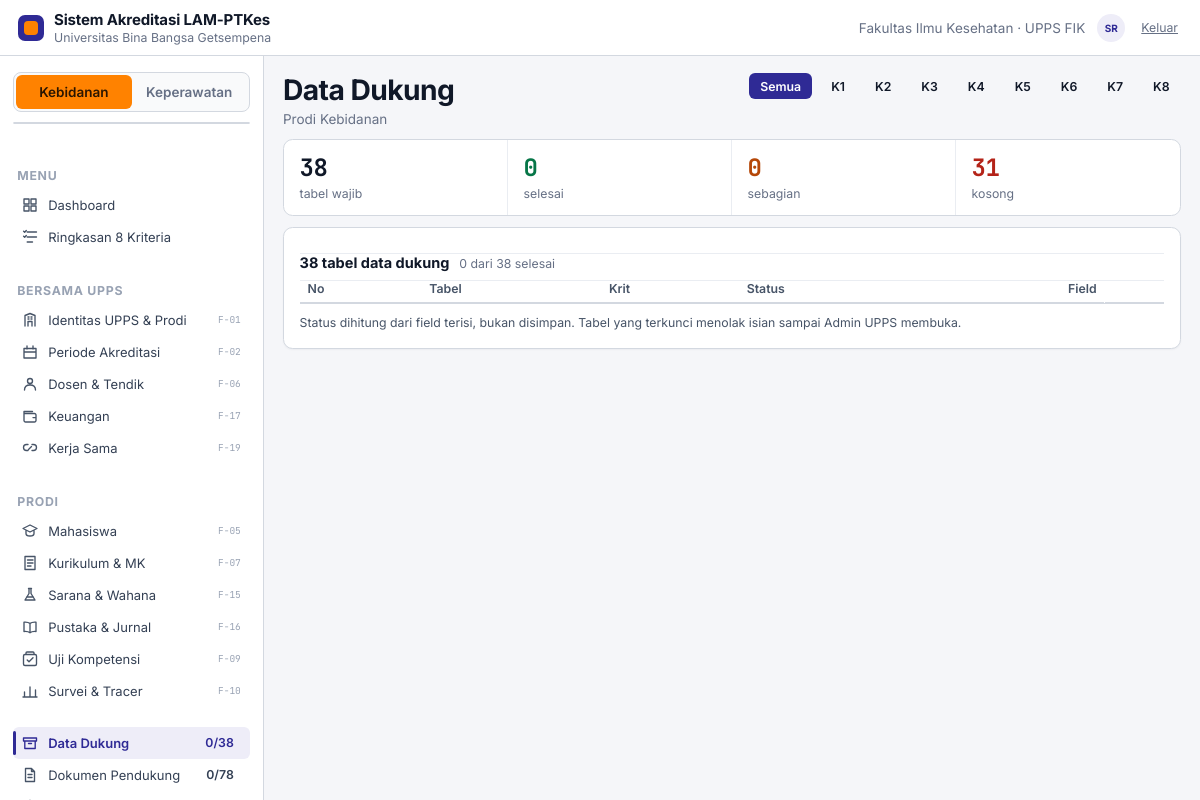
Screenshot of /modul/datadukung/index.php (signed in) with the database file from the repository.
### tables this page shows
CREATE TABLE pengguna (
  id            INT UNSIGNED NOT NULL AUTO_INCREMENT,
  email         VARCHAR(160) NOT NULL,                
  nama          VARCHAR(160) NOT NULL,
  sandi         VARCHAR(255) NULL,                    
  peran_kode    VARCHAR(32) NOT NULL,
  prodi_id      INT UNSIGNED NULL,                    
  aktif         TINYINT(1) NOT NULL DEFAULT 1,
  dibuat        DATETIME NOT NULL DEFAULT CURRENT_TIMESTAMP,
  masuk_terakhir DATETIME NULL,
  PRIMARY KEY (id),
  UNIQUE KEY uq_pengguna_email (email),
  CONSTRAINT fk_pengguna_peran FOREIGN KEY (peran_kode) REFERENCES peran(kode),
  CONSTRAINT fk_pengguna_prodi FOREIGN KEY (prodi_id) REFERENCES prodi(id)
);

CREATE TABLE prodi (
  id                     INT UNSIGNED NOT NULL AUTO_INCREMENT,
  upps_id                INT UNSIGNED NOT NULL,
  nama_ps                VARCHAR(120) NOT NULL,
  jenjang                ENUM('D-III','Sarjana','Profesi','Sarjana Terapan','Magister','Spesialis') NOT NULL,
  bidang                 VARCHAR(80)  NOT NULL,
  punya_tahap_profesi    TINYINT(1)   NOT NULL DEFAULT 0,
  nama_profesi_lulusan   VARCHAR(80)  NULL,
  lama_studi_semester    TINYINT UNSIGNED NULL,
  nama_uji_kompetensi    VARCHAR(120) NULL,
  peringkat_akreditasi   VARCHAR(40)  NULL,
  tgl_akreditasi         DATE NULL,
  tgl_berakhir_akreditasi DATE NULL,
  aktif                  TINYINT(1) NOT NULL DEFAULT 1,
  dibuat                 DATETIME NOT NULL DEFAULT CURRENT_TIMESTAMP,
  diubah                 DATETIME NOT NULL DEFAULT CURRENT_TIMESTAMP ON UPDATE CURRENT_TIMESTAMP,
  PRIMARY KEY (id),
  UNIQUE KEY uq_prodi_nama (upps_id, nama_ps),
  CONSTRAINT fk_prodi_upps FOREIGN KEY (upps_id) REFERENCES upps(id)
);

CREATE TABLE IF NOT EXISTS kriteria (
  kode       CHAR(2) NOT NULL,
  nama       VARCHAR(160) NOT NULL,
  PRIMARY KEY (kode)
);

### web/system/view.php (called while the page is built, shortened)
<?php
require_once __DIR__ . '/auth.php';
function e(mixed $v): string
{
    return htmlspecialchars((string) $v, ENT_QUOTES | ENT_SUBSTITUTE, 'UTF-8');
}

### web/system/db.php (called while the page is built, shortened)
<?php
function db(): PDO
{
    static $pdo = null;
    if ($pdo instanceof PDO) {
        return $pdo;
    }
    $dsn = sprintf('mysql:host=%s;port=%s;dbname=%s;charset=utf8mb4',
        DB_HOST, defined('DB_PORT') ? DB_PORT : '3306', DB_NAME);
    try {
        $pdo = new PDO($dsn, DB_USER, DB_PASS, [
            PDO::ATTR_ERRMODE            => PDO::ERRMODE_EXCEPTION,
            PDO::ATTR_DEFAULT_FETCH_MODE => PDO::FETCH_ASSOC,
            PDO::ATTR_EMULATE_PREPARES   => false,
            PDO::ATTR_STRINGIFY_FETCHES  => false,
        ]);
    } catch (PDOException $e) {
        if (DEBUG) {
            throw $e;
        }
        http_response_code(500);
        exit('Koneksi database gagal. Hubungi pengelola sistem.');
    }
    return $pdo;
}
function q(string $sql, array $param = []): array
{
    $st = db()->prepare($sql);
    $st->execute($param);
    return $st->fetchAll();
}
function q1(string $sql, array $param = []): ?array
{
    $st = db()->prepare($sql);
    $st->execute($param);
    $r = $st->fetch();
    return $r === false ? null : $r;
}
function qv(string $sql, array $param = [], mixed $bawaan = null): mixed
{
    $st = db()->prepare($sql);
    $st->execute($param);
    $v = $st->fetchColumn();
    return $v === false ? $bawaan : $v;
}

### web/system/rekap.php (called while the page is built, shortened)
<?php
require_once __DIR__ . '/db.php';
function status_satu_tabel(string $tabelKode, int $prodiId, int $periodeId): array
{
    $info = q1('SELECT kode, khusus_profesi, varian FROM tabel_dukung WHERE kode = ?', [$tabelKode]);
    $berlaku = berlaku_untuk_prodi($tabelKode, $prodiId);
    $total = (int) qv('SELECT COUNT(*) FROM spec_field WHERE tabel_kode = ? AND asal = "Input"',
        [$tabelKode], 0);
    $terisi = (int) qv(
        'SELECT COUNT(*) FROM sel s
         JOIN baris_tabel b ON b.id = s.baris_id
         JOIN spec_field f ON f.tabel_kode = b.tabel_kode AND f.kunci = s.field_kunci
         WHERE b.tabel_kode = ? AND b.prodi_id = ? AND b.periode_id = ?
           AND f.asal = "Input"
           AND (s.nilai_angka IS NOT NULL OR (s.nilai_teks IS NOT NULL AND s.nilai_teks <> ""))',
        [$tabelKode, $prodiId, $periodeId], 0);
    $kunci = q1(
        'SELECT COUNT(*) AS n, MAX(dikunci_oleh IS NOT NULL) AS dikunci
         FROM baris_tabel WHERE tabel_kode = ? AND prodi_id = ? AND periode_id = ?',
        [$tabelKode, $prodiId, $periodeId]);
    $adaBaris = (int) ($kunci['n'] ?? 0);
    $dikunci = $adaBaris > 0 && (int) ($kunci['dikunci'] ?? 0) === 1;
    $hanyaHitung = ($total === 0) || (($info['varian'] ?? '') === 'hitung');
    if ($hanyaHitung) {
        $status = $adaBaris > 0 ? 'lengkap' : 'hitung';
    } elseif ($adaBaris === 0) {
        $status = 'kosong';
    } elseif ($total === 0) {
        $status = 'lengkap';
    } elseif ($terisi >= $total) {
        $status = 'lengkap';
    } elseif ($terisi === 0) {
        $status = 'kosong';
    } else {
        $status = 'sebagian';
    }
    return [
        'status' => $status, 'terisi' => $terisi, 'total' => $total,
        'hanya_hitung' => $hanyaHitung,
        'dikunci' => $dikunci, 'berlaku' => $berlaku, 'baris' => $adaBaris,
    ];
}
function berlaku_untuk_prodi(string $tabelKode, int $prodiId): bool
{
    $khusus = (int) qv('SELECT khusus_profesi FROM tabel_dukung WHERE kode = ?', [$tabelKode], 0);
    if (!$khusus) {
        return true;
    }
    return (int) qv('SELECT punya_tahap_profesi FROM prodi WHERE id = ?', [$prodiId], 0) === 1;
}
function rekap_semua_tabel(int $prodiId, int $periodeId): array
{
    $daftar = q('SELECT kode, nomor, judul, kriteria, khusus_profesi
                 FROM tabel_dukung ORDER BY nomor');
    foreach ($daftar as &$t) {
        $t += status_satu_tabel($t['kode'], $prodiId, $periodeId);
    }
    return $daftar;
}
function rekap_ringkas(int $prodiId, int $periodeId): array
{
    $semua = rekap_semua_tabel($prodiId, $periodeId);
    $wajib = array_filter($semua, fn($t) => $t['status'] !== 'na');
    $hitung = ['lengkap' => 0, 'terkunci' => 0, 'sebagian' => 0, 'kosong' => 0, 'hitung' => 0];
    foreach ($wajib as $t) {
        $hitung[$t['status']] = ($hitung[$t['status']] ?? 0) + 1;
    }
    $selesai = $hitung['lengkap'] + $hitung['terkunci'];
    return [
        'total'    => count($semua),
        'wajib'    => count($wajib),
        'na'       => count($semua) - count($wajib),
        'lengkap'  => $hitung['lengkap'],
        'terkunci' => $hitung['terkunci'],
        'sebagian' => $hitung['sebagian'],
        'kosong'   => $hitung['kosong'],
        'hitung'   => $hitung['hitung'],
        'selesai'  => $selesai,
        'belum'    => count($wajib) - $selesai,
    ];
}
function periode_aktif(int $prodiId): ?array
{
    return q1('SELECT * FROM periode WHERE prodi_id = ? AND aktif = 1
               ORDER BY tahun_ts DESC LIMIT 1', [$prodiId]);
}
function semua_kriteria(): array
{
    return q('SELECT kode, nama FROM kriteria ORDER BY kode');
}

### web/system/auth.php (called while the page is built, shortened)
<?php
require_once __DIR__ . '/db.php';
function pengguna(): ?array
{
    static $cache = false;
    if ($cache !== false) {
        return $cache;
    }
    $id = $_SESSION['pengguna_id'] ?? null;
    $r = q1('SELECT p.*, pr.nama_ps AS prodi_nama
             FROM pengguna p LEFT JOIN prodi pr ON pr.id = p.prodi_id
             WHERE p.id = ? AND p.aktif = 1', [$id]);
    return $cache = $r ?: null;
}
function prodi_aktif(): ?int
{
    $u = pengguna();
    if (!empty($u['prodi_id'])) {
        return (int) $u['prodi_id'];
    }
    $pertama = qv('SELECT id FROM prodi WHERE aktif = 1 ORDER BY id LIMIT 1', [], null);
    return $pertama !== null ? (int) $pertama : null;
}
function akses(string $aksi, ?array $u = null): int
{
    $u ??= pengguna();
    return (int) qv('SELECT akses FROM izin WHERE peran_kode = ? AND aksi_kode = ?',
        [$u['peran_kode'], $aksi], 0);
}
function boleh(string $aksi): bool
{
    return akses($aksi) === 1;
}

### web/modul/datadukung/index.php (the view, shortened to what this page needs)
<?php
require_once dirname(__DIR__, 2) . '/system/layout.php';
require_once dirname(__DIR__, 2) . '/tampilan/kerangka/komponen.php';
$p = prodi_aktif();
$per = $p ? periode_aktif($p) : null;
$filter = (string) ($_GET['k'] ?? '');
$semua = rekap_semua_tabel($p, (int) $per['id']);
$ringkas = rekap_ringkas($p, (int) $per['id']);
$baris = [];
foreach ($semua as $t) {
    $aksi = '';
    if ($t['status'] === 'terkunci') {
        $aksi = '<span class="lnk muted">Terkunci</span>';
    } else {
        $aksi = '<a class="lnk" href="' . e(BASE_URL) . 'index.php?m=tabel&amp;a=lihat&amp;t='
            . e($t['kode']) . '">' . ($t['terisi'] > 0 ? 'Buka' : 'Isi') . ' →</a>';
    }
    $baris[] = [
        '<span class="num strong">T-' . e($t['kode']) . '</span>',
        '<span>' . e($t['judul']) . '</span>',
        '<span class="kc-kode">' . e($t['kriteria']) . '</span>',
        badge_status($t['status']),
        '<span class="num">' . $t['terisi'] . '/' . $t['total'] . '</span>',
        $aksi,
    ];
}
$saring = '<div class="actions">';
$saring .= '<a class="btn btn-sm' . ($filter === '' ? ' btn-primary' : '') . '" href="'
    . e(BASE_URL) . 'index.php?m=datadukung">Semua</a>';
foreach (semua_kriteria() as $k) {
    $saring .= '<a class="btn btn-sm' . ($filter === $k['kode'] ? ' btn-primary' : '') . '" href="'
        . e(BASE_URL) . 'index.php?m=datadukung&amp;k=' . e($k['kode']) . '">' . e($k['kode']) . '</a>';
}
$saring .= '</div>';
$isi = strip([
    [e((string) $ringkas['wajib']), 'tabel wajib', ''],
    [e((string) $ringkas['selesai']), 'selesai', 'ok'],
    [e((string) $ringkas['sebagian']), 'sebagian', 'warn'],
    [e((string) $ringkas['kosong']), 'kosong', 'bad'],
]);
$isi .= kartu('',
    cardHead('38 tabel data dukung', $ringkas['selesai'] . ' dari ' . $ringkas['wajib'] . ' selesai')
    . tabel_html(
        [['No', ''], ['Tabel', ''], ['Krit', ''], ['Status', ''], ['Field', 'r'], ['', 'r']],
        $baris
    )
    . '<p class="foot-note">Status dihitung dari field terisi, bukan disimpan. '
    . 'Tabel yang terkunci menolak isian sampai Admin UPPS membuka.</p>'
);
render('Data Dukung', $isi, ['aktif' => 'datadukung', 'aksi' => $saring,
    'sub' => 'Prodi ' . ($p ? qv('SELECT nama_ps FROM prodi WHERE id = ?', [$p], '') : '')]);

### web/system/layout.php (shortened to what this page needs)
<?php
require_once __DIR__ . '/view.php';
require_once __DIR__ . '/rekap.php';
require_once dirname(__DIR__) . '/assets/ikon.php';
function nav_items(): array
{
    $items = [
        ['kelompok' => 'MENU', 'baris' => [
            ['dashboard', 'Dashboard', null, 'dashboard'],
            ['ringkasan', 'Ringkasan 8 Kriteria', null, 'summary'],
        ]],
        ['kelompok' => 'BERSAMA UPPS', 'baris' => [
            ['identitas', 'Identitas UPPS & Prodi', 'F-01', 'identity'],
            ['periode', 'Periode Akreditasi', 'F-02', 'period'],
            ['dosen', 'Dosen & Tendik', 'F-06', 'lecturer'],
            ['keuangan', 'Keuangan', 'F-17', 'finance'],
            ['kerjasama', 'Kerja Sama', 'F-19', 'partner'],
        ]],
        ['kelompok' => 'PRODI', 'baris' => [
            ['mahasiswa', 'Mahasiswa', 'F-05', 'student'],
            ['kurikulum', 'Kurikulum & MK', 'F-07', 'curriculum'],
            ['sarana', 'Sarana & Wahana', 'F-15', 'facility'],
            ['pustaka', 'Pustaka & Jurnal', 'F-16', 'library'],
            ['uji', 'Uji Kompetensi', 'F-09', 'competency'],
            ['survei', 'Survei & Tracer', 'F-10', 'survey'],
        ]],
    ];
    if (boleh('KELOLA_PENGGUNA')) {
        $items[1]['baris'][] = ['pengguna', 'Pengguna & Hak Akses', 'F-22', 'access'];
    }
    $items[] = ['kelompok' => null, 'baris' => [
        ['datadukung', 'Data Dukung', null, 'archive', rekap_tabel_badge()],
        ['dokumen', 'Dokumen Pendukung', null, 'document', rekap_dokumen_badge()],
        ['konsistensi', 'Konsistensi', null, 'consistency', konsistensi_badge()],
    ]];
    return $items;
}
function render(string $judul, string $isi, array $opsi = []): void
{
    $aktif = $opsi['aktif'] ?? '';
    $sub = $opsi['sub'] ?? '';
    $aksi = $opsi['aksi'] ?? '';
    $U = pengguna();
    $nav = nav_items();
    ?><!DOCTYPE html>
<html lang="id">
<head>
<link rel="stylesheet" href="<?= e(BASE_URL) ?>assets/css/app.css?v=1">
<link rel="stylesheet" href="<?= e(BASE_URL) ?>assets/css/anim.css?v=1">
</head>
<body>
<header class="topbar">
  <div class="brand">
    <div class="brand-mark"></div>
    <div class="brand-text">
      <div class="brand-name">Sistem Akreditasi LAM-PTKes</div>
      <div class="brand-sub">Universitas Bina Bangsa Getsempena</div>
    </div>
  </div>
  <div class="topbar-right">
    <span class="topbar-ctx">Fakultas Ilmu Kesehatan · UPPS FIK</span>
    <div class="avatar" title="<?= e($U['nama'] ?? '') ?>"><?= e(inisial($U['nama'] ?? '')) ?></div>
    <a class="who-keluar" href="<?= e(BASE_URL) ?>index.php?m=masuk&amp;a=keluar">Keluar</a>
  </div>
</header>
<aside class="sidebar" id="sidebar" aria-label="Navigasi utama">
  <div class="switch">
    <?php foreach (semua_prodi() as $p): ?>
      <button data-prodi="<?= (int) $p['id'] ?>" aria-pressed="<?= (int) $p['id'] === prodi_aktif() ? 'true' : 'false' ?>"><?= e($p['nama_ps']) ?></button>
    <?php endforeach; ?>
  </div>
  <button class="period"><b>TS <?= e(tahun_ts()) ?></b></button>
  <?php foreach ($nav as $grup): ?>
    <?php if ($grup['kelompok']): ?><div class="nav-label"><?= e($grup['kelompok']) ?></div><?php endif; ?>
    <?php foreach ($grup['baris'] as $b): ?>
      <?php $kode = $b[0]; $nama = $b[1]; $fitur = $b[2] ?? null; $ikon = $b[3] ?? null; $badge = $b[4] ?? null; ?>
      <a class="nav-item<?= $aktif === $kode ? ' aktif' : '' ?>" href="<?= e(BASE_URL) ?>index.php?m=<?= e($kode) ?>"<?= $aktif === $kode ? ' aria-current="page"' : '' ?>>
        <?= ikon((string) $ikon) ?><span class="lbl"><?= e($nama) ?></span>
        <?php if ($badge !== null && $badge !== ''): ?>
          <span class="badge"><?= e($badge) ?></span>
        <?php elseif ($fitur): ?>
          <span class="code"><?= e($fitur) ?></span>
        <?php endif; ?>
      </a>
    <?php endforeach; ?>
  <?php endforeach; ?>
</aside>
<main class="main">
  <div class="page-head">
    <div>
      <h1><?= e($judul) ?></h1>
      <?php if ($sub !== ''): ?><div class="page-sub"><?= $sub ?></div><?php endif; ?>
    </div>
    <?php if ($aksi !== ''): ?><div class="actions"><?= $aksi ?></div><?php endif; ?>
  </div>
  <?= $isi ?>
</main>
</body>
</html><?php
}
function inisial(string $nama): string
{
    $bersih = preg_replace('/,.*$/', '', $nama);
    $kata = preg_split('/\s+/', trim((string) $bersih)) ?: [];
    $out = '';
    foreach ($kata as $k) {
        if ($k !== '') {
            $out .= mb_substr($k, 0, 1);
        }
        if (mb_strlen($out) >= 2) {
            break;
        }
    }
    return mb_strtoupper($out);
}
function semua_prodi(): array
{
    return q('SELECT id, nama_ps FROM prodi WHERE aktif = 1 ORDER BY id');
}
function tahun_ts(): int
{
    $p = prodi_aktif();
    return $ts = (int) qv('SELECT tahun_ts FROM periode WHERE prodi_id = ? AND aktif = 1
                            ORDER BY tahun_ts DESC LIMIT 1', [$p], (int) date('Y'));
}
function rekap_tabel_badge(): string
{
    $p = prodi_aktif();
    $per = $p ? periode_aktif($p) : null;
    $r = rekap_ringkas($p, (int) $per['id']);
    return sprintf('%d/%d', $r['selesai'], $r['wajib']);
}
function rekap_dokumen_badge(): string
{
    $p = prodi_aktif();
    $per = $p ? periode_aktif($p) : null;
    $r = rekap_dokumen($p, (int) $per['id']);
    return sprintf('%d/%d', $r['unggah'], $r['total']);
}
function konsistensi_badge(): string
{
    return '—';
}

### web/assets/css/anim.css (style rules this page uses)
:root { --anim-dur: 460ms; --anim-step: 55ms; --anim-cap: 14; --anim-rise: 12px; --anim-ease: cubic-bezier(.22, .61, .36, 1); }
.main .an { opacity: 0; animation: a-rise var(--anim-dur) var(--anim-ease) forwards; animation-delay: calc(var(--i, 0) * var(--anim-step)); will-change: opacity, transform; }
.main .page-head h1 { opacity: 0; animation: a-text calc(var(--anim-dur) * 1.1) var(--anim-ease) forwards; animation-delay: calc(var(--i, 0) * var(--anim-step)); }
.main .page-sub { opacity: 0; animation: a-text calc(var(--anim-dur) * 0.9) var(--anim-ease) forwards; animation-delay: calc((var(--i, 0) * var(--anim-step)) + 90ms); }

### rows the page displays
pengguna: nama "SR"
prodi: nama_ps "Kebidanan"
prodi: nama_ps "Keperawatan"
kriteria: kode "K1"
kriteria: kode "K2"
kriteria: kode "K3"
kriteria: kode "K4"
kriteria: kode "K5"
kriteria: kode "K6"
kriteria: kode "K7"
kriteria: kode "K8"

### other values shown
$grup['kelompok'] "MENU"
$nama "Dashboard"
$nama "Ringkasan 8 Kriteria"
$grup['kelompok'] "BERSAMA UPPS"
$nama "Identitas UPPS & Prodi"
$fitur "F-01"
$nama "Periode Akreditasi"
$fitur "F-02"
$nama "Dosen & Tendik"
$fitur "F-06"
$nama "Keuangan"
$fitur "F-17"
$nama "Kerja Sama"
$fitur "F-19"
$grup['kelompok'] "PRODI"
